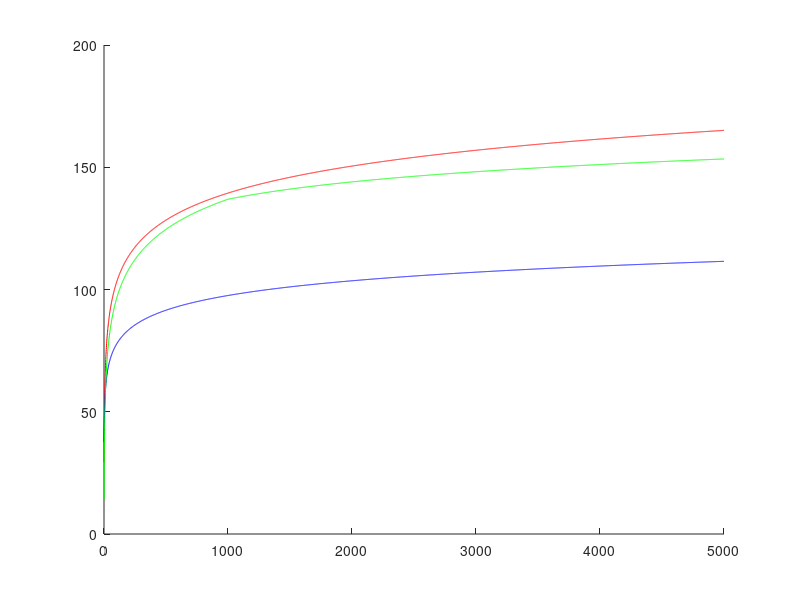

Write MATLAB code to recreate this figure. (Note: this script raises an error after producing the figure.)
TxPowerBS=46;
N_sectors=3;
RxPowerUE=24;
AntGainBS=21;
PenetretionM=15;
IM=1;
f=1800;
BW_UL=10^7;
BW_DL=2*10^7;
NF_BS=2.4;
NF_UE=6;
SINR_DL=2;
SINR_UP=4;
area_macro=100;
area_micro=4;
MIMO_gain=3;
feader_loss=2.9;


ThermalNoiseUL=-174+10*log10(BW_UL);
RxSens_BS=NF_BS+ThermalNoiseUL+SINR_UP;
MAPL_UL=RxPowerUE-feader_loss+AntGainBS+MIMO_gain-IM-PenetretionM-RxSens_BS;

fprintf('Бюджет восходящего канала\n');
fprintf('Чувствительность приемника БС: %.2f дБм\n',RxSens_BS);
fprintf('Максимально допустимые потери MAPL_UL: %.2f дБ\n\n',MAPL_UL);

ThermalNoiseDL=-174+10*log10(BW_DL);
RxSens_UE=NF_UE+ThermalNoiseDL+SINR_DL;
MAPL_DL=TxPowerBS-feader_loss+AntGainBS+MIMO_gain-IM-PenetretionM-RxSens_UE;

fprintf('Бюджет нисходящего канала\n');
fprintf('Чувствительность приемника UE: %.2f дБм\n',RxSens_UE);
fprintf('Максимально допустимые потери MAPL_DL: %.2f дБ\n',MAPL_DL);


d_m=1:1:5000;
d_km=d_m/1000;
hBS=50;
hms=1.2;

% Выбор типа местности:
% 'DU' - Dense Urban (плотная городская застройка)
% 'U' - Urban (городская застройка)
% 'SU' - Suburban (пригород)
% 'RURAL' - Сельская местность
% 'ROAD' - Трасса

env='DU';

if env=="DU"
    a_hms=3.2*(log10(11.75*hms))^2-4.97;
    L_clutter=3;
elseif env=="U"
    a_hms=3.2*(log10(11.75*hms))^2-4.97;
    L_clutter=-0.2;
elseif env=="SU"
    a_hms=(1.1*log10(f))*hms-(1.56*log10(f)-0.8);
    L_clutter=-(2*(log10(7/39))^2+5.4);
elseif env=="RURAL"
    a_hms=(1.1*log10(f))*hms-(1.56*log10(f)-0.8);
    L_clutter=-(4.78*(log10(f))^2-18.33*log10(f)+35.94);
elseif env=="ROAD"
    a_hms=(1.1*log10(f))*hms-(1.56*log10(f)-0.8);
    L_clutter=-(4.78*(log10(f))^2-18.33*log10(f)+40.94);
else
    L_clutter=0;
end


if f>=105 & f<1500
    A=69.55;
    B=26.16;
elseif f>=1500 & f<2000
    A=46.3;
    B=33.9;
else
    A=0;
    B=0;
end

PL_FSPM=20*log10((4*pi*d_m*f*10^6)/(3*10^8));
PL_UMiNLOS=26*log10(f/1000)+22.7+36.7*log10(d_m);
PL_Hata=zeros(size(d_km));
for i=1:length(d_km)
    if d_km(i)>=1
        s_val=44.9-6.55*log10(f);
    else
        s_val=(47.88+13.9*log10(f)-13.9*log10(hBS))/log10(50);
    end
    PL_Hata(i)=A+B*log10(f)-13.82*log10(hBS)-a_hms+s_val*log10(max(d_km(i),0.001))+L_clutter;
end

figure();
hold on;
plot(d_m, PL_UMiNLOS, 'r');
plot(d_m, PL_FSPM, 'b');
plot(d_m, PL_Hata, 'g');
yline(MAPL_UL,'w--','LineWidth',2);
yline(MAPL_DL,'w-.','LineWidth',2);
grid on;
xlabel('Расстояние, м');
ylabel('Потери сигнала PL(d), дБ');
legend('UMiNLOS','FSPM','COST 231 Hata','MAPL UL','MAPL DL','Location','southeast');
title('Зависимость потерь сигнала от расстояния');


[~,idx_UL]=min(abs(PL_Hata-MAPL_UL));
[~,idx_DL]=min(abs(PL_Hata-MAPL_DL));
[~,idx_micro_UL]=min(abs(PL_UMiNLOS-MAPL_UL));
[~,idx_micro_DL]=min(abs(PL_UMiNLOS-MAPL_DL));

d_UL=d_km(idx_UL);
d_DL=d_km(idx_DL);
d_micro_UL_m=d_m(idx_micro_UL);
d_micro_DL_m=d_m(idx_micro_DL);

R_macro=min(d_UL,d_DL);
R_micro_km=min(d_micro_UL_m,d_micro_DL_m)/1000; 


if N_sectors==3
    Area_Site=1.95*(R_macro^2);
    Area_Site_micro=1.95*(R_micro_km^2);
elseif N_sectors==2
    Area_Site=1.73*(R_macro^2);
    Area_Site_micro=1.73*(R_micro_km^2);
elseif N_sectors==6
    Area_Site=2.6*(R_macro^2);
    Area_Site_micro=2.6*(R_micro_km^2);
else
    Area_Site=1.95*(R_macro^2);
    Area_Site_micro=1.95*(R_micro_km^2);
end

Num_BS_micro=ceil(area_micro/Area_Site_micro);
Num_BS_macro=ceil(area_macro/Area_Site);

fprintf('\n\n\n\nРадиус соты и расчет БС (МАКРО)\n');
fprintf('Радиус соты в UL: %.1f м\n',d_UL*1000);
fprintf('Радиус соты в DL: %.1f м\n', d_DL*1000);
fprintf('Итоговый радиус соты R: %.2f км\n',R_macro);
fprintf('Площадь 1 сайта (%d сектора): %.4f кв. км\n', N_sectors,Area_Site);
fprintf('Требуемое количество БС для территории %d кв. км: %d\n',area_macro,Num_BS_macro);

fprintf('\n\n\n\nРадиус соты и расчет БС (МИКРО)\n');
fprintf('Радиус соты в UL: %.1f м\n',d_micro_UL_m);
fprintf('Радиус соты в DL: %.1f м\n',d_micro_DL_m);
fprintf('Итоговый радиус соты R: %.2f км\n',R_micro_km);
fprintf('Площадь 1 сайта (%d сектора): %.4f кв. км\n',N_sectors,Area_Site_micro);
fprintf('Требуемое количество БС для территории %d кв. км: %d\n',area_micro,Num_BS_micro);
